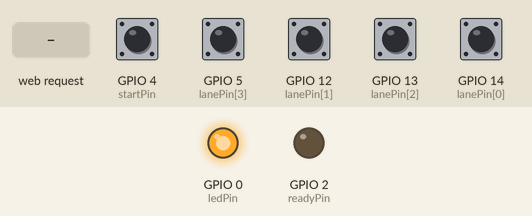
This sketch was run on a simulated ESP8266 (NodeMCU). On the bench: output pins drawn as LEDs (lit = HIGH). The inputs (shaded band) are chosen by the test bench; at power-on: GPIO 4 (startPin), GPIO 5 (lanePin[3]), GPIO 12 (lanePin[1]), GPIO 13 (lanePin[2]), GPIO 14 (lanePin[0]) HIGH. WiFi joins after 1.5 s; servers stay silent unless stated; what the sketch prints to the serial monitor is not drawn.

Above: at 3.7 s.
3.8 s: GPIO 4 (startPin) pulled LOW for 0.15 s
At 4.9 s:
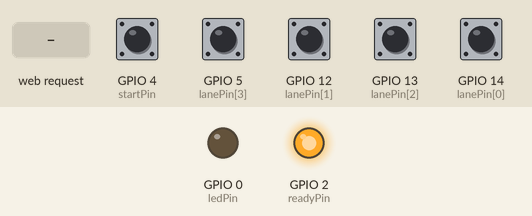
5.4 s: HTTP request GET /EndRace received
At 6.6 s:
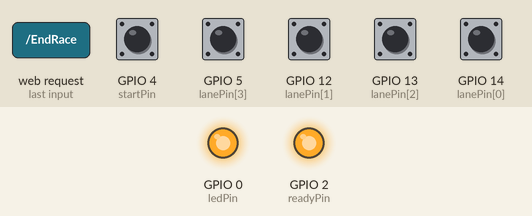
6.9 s: HTTP request GET /ReadyRace received
At 7.7 s:
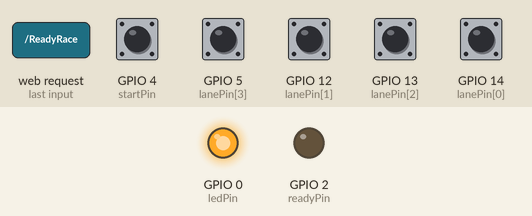
8.4 s: HTTP request GET /NewRace received
At 8.9 s:
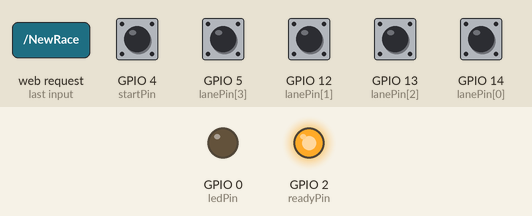
Timing chart, 0 to 10.9 s (numbered marks = the images above; inputs shaded):
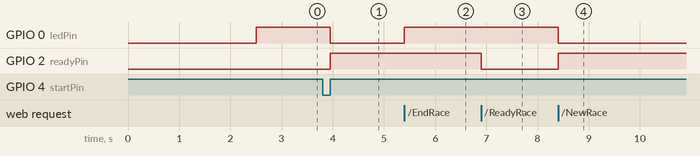

The sketch:

derby_timer.ino
```cpp
#include <ESP8266WiFi.h>
#include <WiFiClient.h>
#include <ESP8266WebServer.h>
#include <Wire.h>

const char *ssid = "myssid";
const char *password = "mypassword";
ESP8266WebServer server(80);

const int numLanes = 4;
const int lanePin[] = {14, 12, 13, 5};
const int ledPin =  0;
const int startPin = 4;
const int readyPin = 2;

volatile bool raceStarted = false;
volatile bool raceReady = true;
unsigned long startTime = 0;
volatile int carsFinished = 0;

volatile unsigned long laneTime[numLanes];
volatile bool laneFinished[numLanes];
volatile int finishedOrder[numLanes];

void handleRoot() {
  String response = "<HTML><BODY><font size=\"6\">\n";

  for(int i=0; i<numLanes; i++)
    response += "Lane " + String(i) + ":" + String((laneTime[i] - startTime) / 1000.00) + "s<br>\n";

  if (raceReady)
    response += "<br>Race Ready<br>\n";
  else
    response += "<br>Race NOT Ready<br>\n";

  if (raceStarted)
    response += "<br>Race Started<br><br>\n";
  else
    response += "<br>Race Stopped<br><br>\n";

  response += "<a href='/ReadyRace'>READY RACE</a> - <a href='/NewRace'>NEW RACE</a> - <a href='/EndRace'>END RACE</a> - <a href='/'>REFRESH</a>";
  response += "</font></BODY></HTML>";
  server.send(200, "text/html", response);
}

void newRace() {
  startRace();
  server.sendHeader("Location", "/", true);
  server.send(307, "text/plain", "");
}

void apiNewRace() {
  startRace();
  server.send(200, "application/json", "");
}

void endRace() {
  finishAll();
  server.sendHeader("Location", "/", true);
  server.send(307, "text/plain", "");
}

void apiEndRace() {
  finishAll();
  server.send(200, "application/json", "");
}

void readyRace() {
  readyReadyRace();
  server.sendHeader("Location", "/", true);
  server.send(307, "text/plain", "");
}

void apiReadyRace() {
  readyReadyRace();
  server.send(200, "application/json", "");
}

void apiResults() {
  String response = "{\"LaneTimes\":[";

  for(int i=0; i<numLanes; i++){
    response += String((laneTime[i] - startTime) / 1000.00);
    if(i < numLanes-1)
      response += ",";
  }

  response += "], \"RaceStarted\":";

  if (raceStarted)
    response += "true";
  else
    response += "false";

  response += ", \"RaceReady\":";

  if (raceReady)
    response += "true";
  else
   response += "false";

  response += "}";

  server.send(200, "application/json", response);
}

void setup() {
  for (int i=0; i<numLanes; i++){
    finishedOrder[i] = 0;
    laneFinished[i] = true;
    laneTime[i] = 0;
  }

  delay(1000);
  Serial.begin(115200);
  Serial.println();
  Serial.print("Configuring access point...");
  WiFi.begin(ssid,password);
  IPAddress myIP = WiFi.softAPIP();
  Serial.println("");

  // Wait for connection
  while (WiFi.status() != WL_CONNECTED) {
    delay(500);
    Serial.print(".");
  }
  Serial.println("");
  Serial.print("Connected to ");
  Serial.println(ssid);
  Serial.print("IP address: ");
  Serial.println(WiFi.localIP());

  server.on("/", handleRoot);
  server.on("/NewRace", newRace);
  server.on("/EndRace", endRace);
  server.on("/ReadyRace", readyRace);
  server.on("/api/NewRace", apiNewRace);
  server.on("/api/EndRace", apiEndRace);
  server.on("/api/ReadyRace", apiReadyRace);
  server.on("/api/Results", apiResults);

  server.begin();
  Serial.println("HTTP server started");

  // initialize the LED pin as an output:
  pinMode(ledPin, OUTPUT);
  pinMode(readyPin, OUTPUT);

  // initialize the lane pins as inputs
  pinMode(lanePin[0], INPUT_PULLUP);
  pinMode(lanePin[1], INPUT_PULLUP);
  pinMode(lanePin[2], INPUT_PULLUP);
  pinMode(lanePin[3], INPUT_PULLUP);
  pinMode(startPin, INPUT_PULLUP);

  digitalWrite(lanePin[0], HIGH);
  digitalWrite(lanePin[1], HIGH);
  digitalWrite(lanePin[2], HIGH);
  digitalWrite(lanePin[3], HIGH);
  digitalWrite(startPin, HIGH);

  attachInterrupt(digitalPinToInterrupt(lanePin[0]), finish0, FALLING);
  attachInterrupt(digitalPinToInterrupt(lanePin[1]), finish1, FALLING);
  attachInterrupt(digitalPinToInterrupt(lanePin[2]), finish2, FALLING);
  attachInterrupt(digitalPinToInterrupt(lanePin[3]), finish3, FALLING);
  attachInterrupt(digitalPinToInterrupt(startPin), startRace, RISING);

  digitalWrite(ledPin, HIGH); // Turn LED OFF (it is opposite)
  digitalWrite(readyPin, LOW);
}

void loop() {
  server.handleClient();
}


void startRace(){
  if (!raceStarted && raceReady){
    digitalWrite(ledPin, LOW); // Turn LED ON - race is running
    digitalWrite(readyPin, HIGH);
    startTime = millis();
    raceStarted = true;
    raceReady = false;

    carsFinished = 0;
    for (int i=0; i<numLanes; i++){
      laneTime[i] = startTime;
      laneFinished[i] = false;
    }

    Serial.println("Race started.");
  }
}

void readyReadyRace() {
  raceReady = true;
  digitalWrite(readyPin, LOW);
}

void finish(int lane){
  if (raceStarted && !laneFinished[lane]){
    laneTime[lane] = millis();
    laneFinished[lane] = true;
    carsFinished++;
    finishedOrder[lane] = carsFinished;
    char buffer[20];
    sprintf(buffer, "Lane %d finished.", lane);
    Serial.println(buffer);

    if (carsFinished == numLanes){
      raceStarted = false;
      digitalWrite(ledPin, HIGH);
      Serial.println("Race complete.");
    }
  }
}

void finishAll(){
  for(int i=0; i<numLanes; i++)
    finish(i);
}

void finish0() {
  finish(0);
}

void finish1() {
  finish(1);
}

void finish2() {
  finish(2);
}

void finish3() {
  finish(3);
}
```

Measured:
- after the input at 3.8 s, GPIO 0 (ledPin): HIGH → LOW after 0.15 s; GPIO 2 (readyPin): LOW → HIGH after 0.15 s
- after the input at 5.4 s, GPIO 0 (ledPin): LOW → HIGH at once
- after the input at 6.9 s, GPIO 2 (readyPin): HIGH → LOW at once
- after the input at 8.4 s, GPIO 0 (ledPin): HIGH → LOW at once; GPIO 2 (readyPin): LOW → HIGH at once
